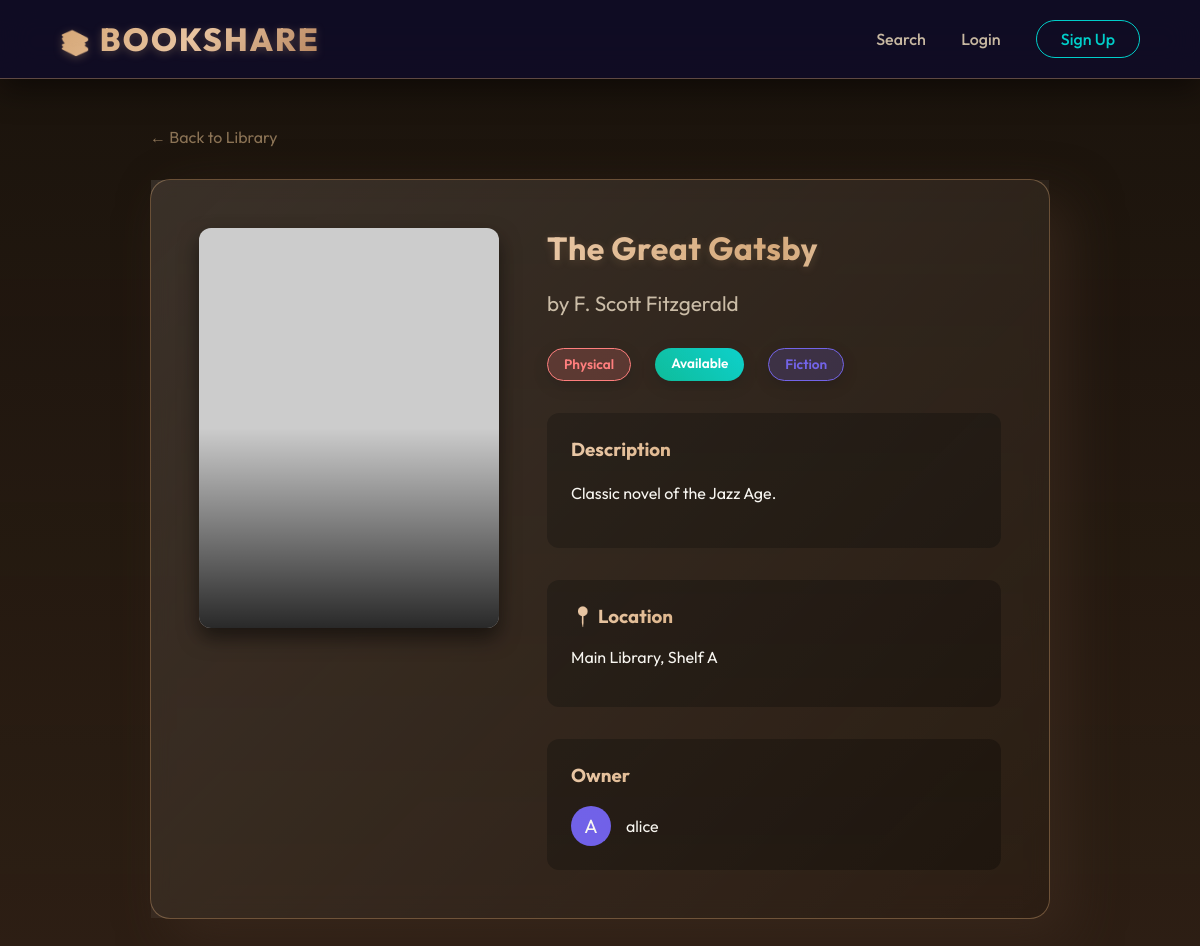
Screenshot of /book/1 with the database file from the repository.
### models.py (models this page shows, shortened)
class Book(db.Model):
    id = db.Column(db.Integer, primary_key=True)
    title = db.Column(db.String(200), nullable=False)
    author = db.Column(db.String(200), nullable=False)
    category = db.Column(db.String(100), nullable=False)
    type = db.Column(db.String(20), nullable=False) # Physical or Digital
    location = db.Column(db.String(200), nullable=True) # New: Physical availability notes
    description = db.Column(db.Text, nullable=True) # New: Book description
    file_link = db.Column(db.String(500), nullable=True) # Link to digital resource
    filename = db.Column(db.String(500), nullable=True) # Uploaded file path
    likes = db.Column(db.Integer, default=0) # New Interactive Feature
    status = db.Column(db.String(20), default='Available') # Available, Borrowed, Returned
    is_deleted = db.Column(db.Boolean, default=False) # Soft delete flag
    owner_id = db.Column(db.Integer, db.ForeignKey('user.id'), nullable=False)
    owner = db.relationship('User', backref=db.backref('books', lazy=True))

class User(UserMixin, db.Model):
    id = db.Column(db.Integer, primary_key=True)
    username = db.Column(db.String(80), unique=True, nullable=False)
    email = db.Column(db.String(120), unique=True, nullable=False)
    password_hash = db.Column(db.String(512))
    role = db.Column(db.String(20), nullable=False, default='member') # member or admin
    is_blocked = db.Column(db.Boolean, default=False)

### app.py (the view)
@app.route('/book/<int:id>')
def book_detail(id):
    book = Book.query.get_or_404(id)
    if book.is_deleted:
        flash('This book is no longer available.')
        return redirect(url_for('index'))
    user_has_liked = False
    if current_user.is_authenticated:
        from models import BookLike
        user_has_liked = BookLike.query.filter_by(user_id=current_user.id, book_id=id).first() is not None
    return render_template('book_detail.html', book=book, user_has_liked=user_has_liked)

### app.py (called while the page is built)
@app.context_processor
def inject_globals():
    connected = False
    db_type = "SQLite"
    try:
        from sqlalchemy import text
        db.session.execute(text('SELECT 1'))
        connected = True
        uri = app.config.get('SQLALCHEMY_DATABASE_URI', '')
        if 'postgresql' in uri:
            db_type = "Postgres"
        elif '/tmp/' in uri:
            db_type = "SQLite (Temp)"
    except:
        connected = False
    import datetime
    today_str = datetime.date.today().strftime('%Y-%m-%d')
    return dict(db_connected=connected, db_type=db_type, today=today_str)

### templates/book_detail.html (shortened to what this page needs)
{% extends 'base.html' %}
{% block content %}
<div style="max-width: 900px; margin: 0 auto;">
    <a href="{{ url_for('index') }}"
        style="color: var(--secondary); text-decoration: none; display: inline-block; margin-bottom: 2rem;">
        ← Back to Library
    </a>
    <div class="card" style="padding: 3rem;">
        <div style="display: grid; grid-template-columns: 300px 1fr; gap: 3rem;">
            <div>
                <div class="book-cover"
                    style="background-image: url('https://picsum.photos/seed/{{ book.id }}/300/400'); height: 400px; margin-bottom: 1.5rem;">
                </div>
            </div>
            <div>
                <h1 style="margin-top: 0;">{{ book.title }}</h1>
                <p style="font-size: 1.3rem; color: var(--text-muted); margin-bottom: 2rem;">by {{ book.author }}</p>
                <div style="display: flex; gap: 1rem; margin-bottom: 2rem;">
                    <span class="badge {{ book.type|lower }}">{{ book.type }}</span>
                    <span class="badge {{ book.status|lower }}">{{ book.status }}</span>
                    <span class="badge"
                        style="background: rgba(108, 92, 231, 0.2); color: #6c5ce7; border: 1px solid #6c5ce7;">{{
                        book.category }}</span>
                </div>
                <div style="background: rgba(0,0,0,0.3); padding: 1.5rem; border-radius: 12px; margin-bottom: 2rem;">
                    <h3 style="margin-top: 0;">Description</h3>
                    <p style="line-height: 1.8;">{{ book.description or 'No description available.' }}</p>
                </div>
                {% if book.type == 'Physical' and book.location %}
                <div style="background: rgba(0,0,0,0.3); padding: 1.5rem; border-radius: 12px; margin-bottom: 2rem;">
                    <h3 style="margin-top: 0;">📍 Location</h3>
                    <p>{{ book.location }}</p>
                </div>
                {% endif %}
                <div style="background: rgba(0,0,0,0.3); padding: 1.5rem; border-radius: 12px;">
                    <h3 style="margin-top: 0;">Owner</h3>
                    <div style="display: flex; align-items: center;">
                        <div
                            style="width: 40px; height: 40px; border-radius: 50%; background: #6c5ce7; display: flex; align-items: center; justify-content: center; margin-right: 15px; font-size: 1.2rem;">
                            {{ book.owner.username[0]|upper }}
                        </div>
                        <span>{{ book.owner.username }}</span>
                    </div>
                </div>
            </div>
        </div>
    </div>
</div>
{% endblock %}

### static/style.css (style rules this page uses)
:root { --primary: #d4a574; --primary-dark: #b8865f; --secondary: #8b7355; --accent: #e8c4a0; --text-white: #f8f6f0; --text-muted: #c7b8a1; --card-bg: rgba(45, 31, 20, 0.45); --card-border: rgba(212, 165, 116, 0.4); --shadow-light: 0 8px 32px 0 rgba(139, 115, 85, 0.25); --shadow-deep: 20px 20px 50px rgba(61, 43, 31, 0.6); --cozy-glow: rgba(212, 165, 116, 0.2); }
body { margin: 0; font-family: 'Outfit', sans-serif; color: var(--text-white); background-color: #2d1f14; overflow-x: hidden; min-height: 100vh; position: relative; }
body::before { content: ''; position: fixed; top: 0; left: 0; width: 100%; height: 100%; z-index: -1; background-size: cover; background-position: center; background-attachment: fixed; animation: backgroundSlide 100s infinite; }
body::after { content: ''; position: fixed; top: 0; left: 0; width: 100%; height: 100%; z-index: -1; background: linear-gradient(rgba(20, 15, 10, 0.75), rgba(45, 31, 20, 0.85)); pointer-events: none; }
.card { background: var(--card-bg); border: 1px solid var(--card-border); border-radius: 20px; padding: 2rem; backdrop-filter: blur(10px); box-shadow: var(--shadow-deep); transition: transform 0.3s ease, box-shadow 0.3s ease; position: relative; display: flex; flex-direction: column; }
.card::before { content: ''; position: absolute; top: 0; left: 0; width: 100%; height: 100%; background: linear-gradient(135deg, rgba(255, 255, 255, 0.1) 0%, transparent 100%); pointer-events: none; }
.card h1, .card h2, .card h3 { margin-top: 0; background: linear-gradient(to right, var(--accent), var(--primary), var(--text-white)); -webkit-background-clip: text; background-clip: text; -webkit-text-fill-color: transparent; }
.book-cover { height: 220px; background-size: cover; background-position: center; border-radius: 12px; margin-bottom: 1.5rem; box-shadow: 0 10px 20px rgba(0, 0, 0, 0.5); transition: transform 0.3s ease; position: relative; overflow: hidden; }
.book-cover::after { content: ''; position: absolute; bottom: 0; left: 0; right: 0; height: 50%; background: linear-gradient(to top, rgba(0, 0, 0, 0.8), transparent); }
.badge { padding: 0.4rem 1rem; border-radius: 30px; font-size: 0.85rem; font-weight: 600; display: inline-block; margin-right: 0.5rem; box-shadow: 0 5px 15px rgba(0, 0, 0, 0.2); }
.badge.available { background: linear-gradient(45deg, #00b894, #00cec9); color: white; }
.badge.physical { background: rgba(255, 118, 117, 0.2); color: #ff7675; border: 1px solid #ff7675; }
h1 { text-shadow: 0 2px 10px var(--cozy-glow); letter-spacing: 0.5px; }

### rows the page displays
Book: title "The Great Gatsby", author "F. Scott Fitzgerald", type "Physical", status "Available", category "Fiction", description "Classic novel of the Jazz Age.", location "Main Library, Shelf A"
User: owner "A", owner.username "alice"
